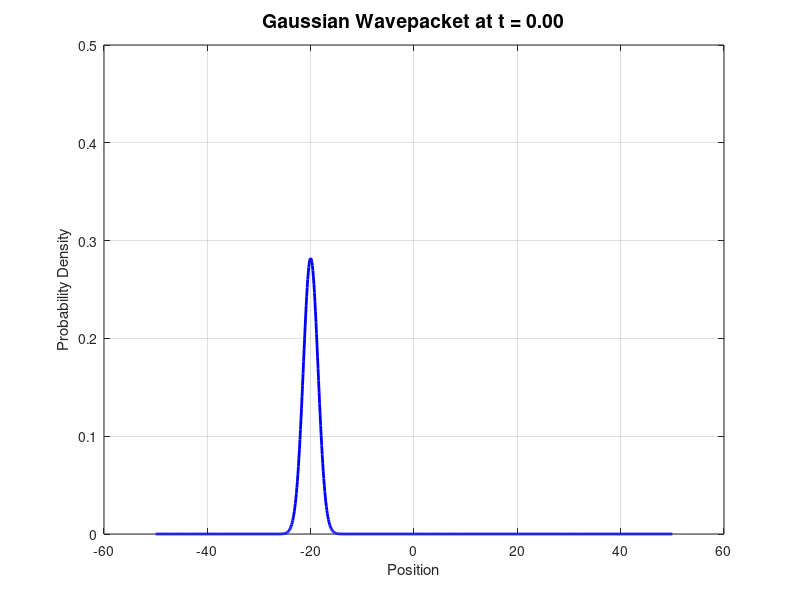

Recreate this plot in MATLAB. (Note: this script raises an error after producing the figure.)
% wavepacket_viz.m
% Simulates a moving Gaussian quantum wavepacket and saves animation as GIF

clear; clc; close all;

% Parameters
x = linspace(-50, 50, 1000);     % Position space
t = linspace(0, 2, 100);         % Time steps

x0 = -20;        % Initial position
sigma = 2;       % Width
k0 = 5;          % Wave number
hbar = 1;        % Planck constant
m = 1;           % Mass

% Create output folder if needed
if ~exist('outputs', 'dir')
    mkdir('outputs');
end
gif_filename = 'outputs/wavepacket_evolution.gif';

figure('Color', 'w');

for i = 1:length(t)
    ti = t(i);
    
    spreading = sigma^2 + 1i * hbar * ti / m;
    norm = 1 / sqrt(sqrt(pi) * sqrt(spreading));
    Psi_t = norm * exp(-((x - x0 - (hbar * k0 / m) * ti).^2) ./ (2 * spreading)) ...
                .* exp(1i * (k0 * x - (hbar * k0^2 / (2 * m)) * ti));
    
    y = abs(Psi_t).^2;
    
    plot(x, y, 'b', 'LineWidth', 2);
    title(sprintf('Gaussian Wavepacket at t = %.2f', ti), 'FontSize', 14);
    xlabel('Position');
    ylabel('Probability Density');
    ylim([0, 0.5]);
    grid on;
    drawnow;

    % Save as GIF
    frame = getframe(gcf);
    img = frame2im(frame);
    [imind, cm] = rgb2ind(img, 256);

    if i == 1
        imwrite(imind, cm, gif_filename, 'gif', 'Loopcount', inf, 'DelayTime', 0.05);
    else
        imwrite(imind, cm, gif_filename, 'gif', 'WriteMode', 'append', 'DelayTime', 0.05);
    end
end

disp("✅ Wavepacket animation complete! GIF saved to: outputs/wavepacket_evolution.gif");

